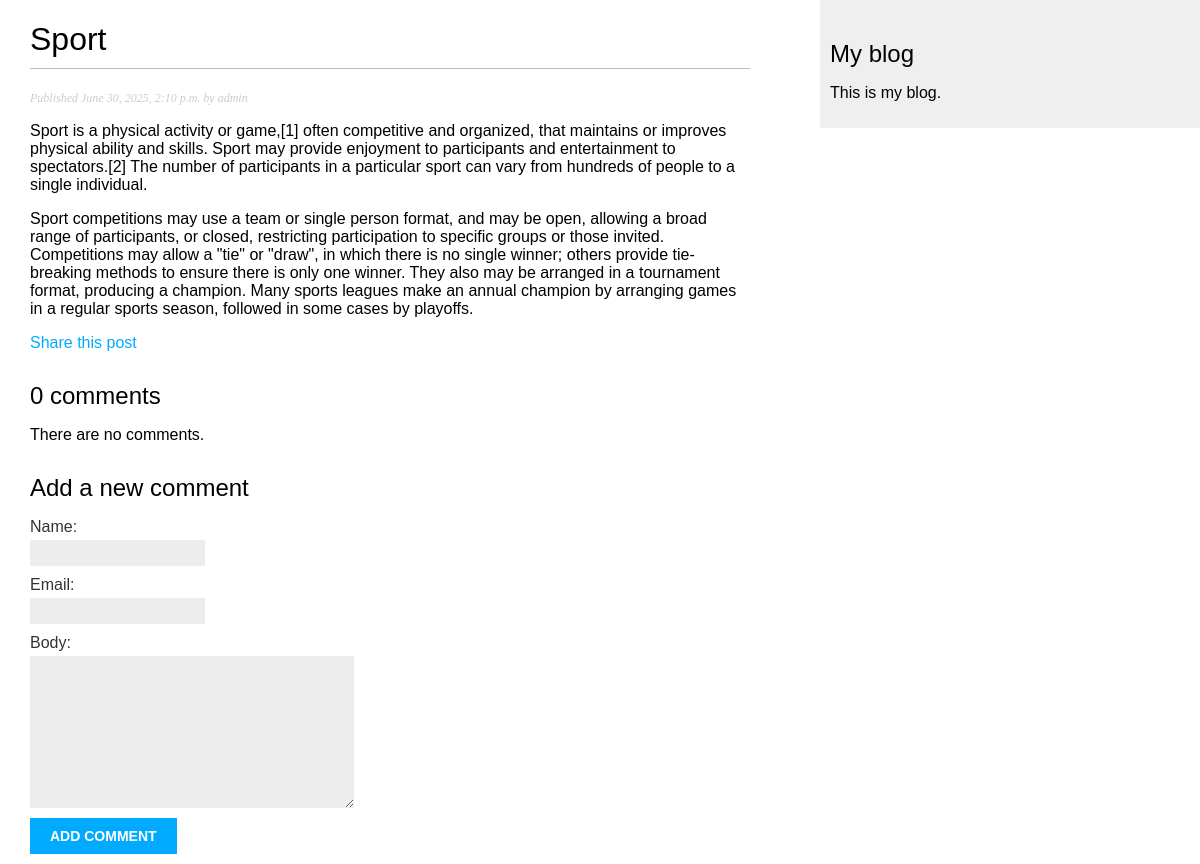
Page /blog/2025/6/30/sport/ on the committed database.
### apps/blog/models.py (models this page shows, shortened)
class Post(models.Model):
    class Status(models.TextChoices):
        DRAFT = 'DF', 'Draft'
        PUBLISHED = 'PB', 'Published'
    title = models.CharField(max_length=250)
    slug = models.SlugField(max_length=250,
                            unique_for_date='publish')
    author = models.ForeignKey(User,
                               on_delete=models.CASCADE,
                               related_name='blog_posts')
    body = models.TextField()
    publish = models.DateTimeField(default=timezone.now)
    created = models.DateTimeField(auto_now_add=True)
    updated = models.DateTimeField(auto_now=True)
    status = models.CharField(max_length=2,
                              choices=Status.choices,
                              default=Status.DRAFT)
    objects = models.Manager()
    published = PublishedManager()
    tags = TaggableManager()
    class Meta:
        ordering = ['-publish']
        indexes = [
            models.Index(fields=['-publish']),
        ]

### apps/blog/views.py (the view)
def post_detail(request, year, month, day, post):
    post = get_object_or_404(Post,
                             status=Post.Status.PUBLISHED,
                             slug=post,
                             publish__year=year,
                             publish__month=month,
                             publish__day=day)
    comments = post.comments.filter(active=True)  # type: ignore
    form = CommentForm()
    return render(request,
                  'blog/post/detail.html',
                  {'post': post,
                   'comments': comments,
                   'form': form})

### apps/blog/forms.py
class CommentForm(forms.ModelForm):
    class Meta:
        model = Comment
        fields = ['name', 'email', 'body']

### apps/blog/templates/blog/post/detail.html (shortened to what this page needs)
{% extends "blog/base.html" %}
{% block content %}
  <h1>{{ post.title }}</h1>
  <p class="date">
    Published {{ post.publish }} by {{ post.author }}
  </p>
  {{ post.body|linebreaks }}
  <p>
    <a href="{% url "blog:post_share" post.id %}">
    Share this post
    </a>
  </p>
  {% with comments.count as total_comments %}
    <h2>
      {{ total_comments }} comment{{ total_comments|pluralize }}
    </h2>
  {% endwith %}
  {% for comment in comments %}
    <div class="comment">
      <p class="info">
        Comment {{ forloop.counter }} by {{ comment.name }}
        {{ comment.created }}
      </p>
      {{ comment.body|linebreaks }}
    </div>
  {% empty %}
    <p>There are no comments.</p>
  {% endfor %}
  {% include "blog/post/includes/comment_form.html" %}
{% endblock %}

### apps/blog/static/css/blog.css (style rules this page uses)
body { margin: 0; padding: 0; font-family: helvetica, sans-serif; }
a { color: #00abff; text-decoration: none; }
h1 { font-weight: normal; border-bottom: 1px solid #bbb; padding: 0 0 10px 0; }
h2 { font-weight: normal; margin: 30px 0 0; }
p.date { color: #ccc; font-family: georgia, serif; font-size: 12px; font-style: italic; }
label { float: left; clear: both; color: #333; margin-bottom: 4px; }
input, textarea { clear: both; float: left; margin: 0 0 10px; background: #ededed; border: 0; padding: 6px 10px; font-size: 12px; }

### rows in the picture
Post: title "Sport", publish "June 30, 2025, 2:10 p.m.", author "admin", body "Sport is a physical activity or game,[1] often competitive and organized, that maintains or improves physical ability and skills. Sport may provide enjoyment to participants and entertainment to spectators.[2] The number of participants in a particular sport can vary from hundreds of people to a single individual. Sport competitions may use a team or single person format, and may be open, allowing a broad range of participants, or closed, restricting participation to specific groups or those invited. Competitions may allow a \"tie\" or \"draw\", in which there is no single winner; others provide tie-breaking methods to ensure there is only one winner. They also may be arranged in a tournament…"

### other values in the picture
{{ total_comments }} "0"
